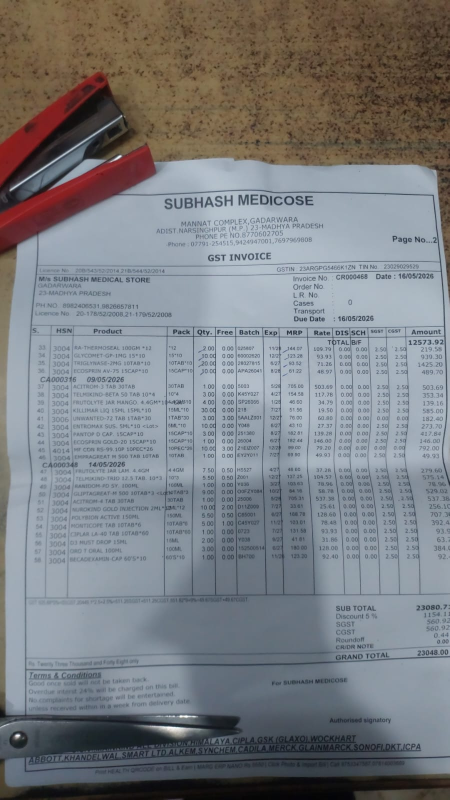
#> input picture backend/test-bill.png, 899 x 1599 px (shown at 1/2 size)
$ python -i ocr_service.py   (imports and definitions only)
#> lines starting #> are read from the running program, lines starting #| are printed output that depends on the picture
import io
import numpy as np
from PIL import Image, ImageFilter, ImageEnhance

# EasyOCR reader is expensive to init — create once at module level
_reader = None

def _get_reader():
    global _reader
    if _reader is None:
        import easyocr
        _reader = easyocr.Reader(["en"], gpu=False, verbose=False)
    return _reader


def _preprocess_image(image_bytes: bytes) -> np.ndarray:
    """
    Enhance invoice image for better OCR accuracy:
    1. Convert to grayscale
    2. Sharpen edges
    3. Boost contrast
    4. Resize to ~1800px wide (optimal for OCR)
    """
    img = Image.open(io.BytesIO(image_bytes)).convert("L")  # grayscale

    # Resize width to 1200px, keep aspect ratio (optimal balance of speed and accuracy on CPU)
    w, h = img.size
    target_width = 1200
    if w != target_width:
        ratio = target_width / w
        img   = img.resize((target_width, int(h * ratio)), Image.LANCZOS)

    # Contrast boost
    img = ImageEnhance.Contrast(img).enhance(2.0)

    # Sharpen
    img = img.filter(ImageFilter.SHARPEN)

    return np.array(img)


def extract_text_from_image(image_bytes: bytes) -> str:
    """Run EasyOCR on the image and return cleaned plain text."""
    arr    = _preprocess_image(image_bytes)
    reader = _get_reader()

    results = reader.readtext(arr, detail=0, paragraph=False)

    # Join lines, collapse excessive whitespace
    text = "\n".join(results)
    return text


def extract_text_with_boxes(image_bytes: bytes) -> list[dict]:
    """Return list of {text, bbox, confidence} for each detected block."""
    arr    = _preprocess_image(image_bytes)
    reader = _get_reader()

    results = reader.readtext(arr, detail=1, paragraph=False)
    return [
        {"text": r[1], "bbox": r[0], "confidence": round(r[2], 4)}
        for r in results
    ]

>>> import cv2
>>> picture = cv2.imread('../../backend/test-bill.png', cv2.IMREAD_GRAYSCALE)
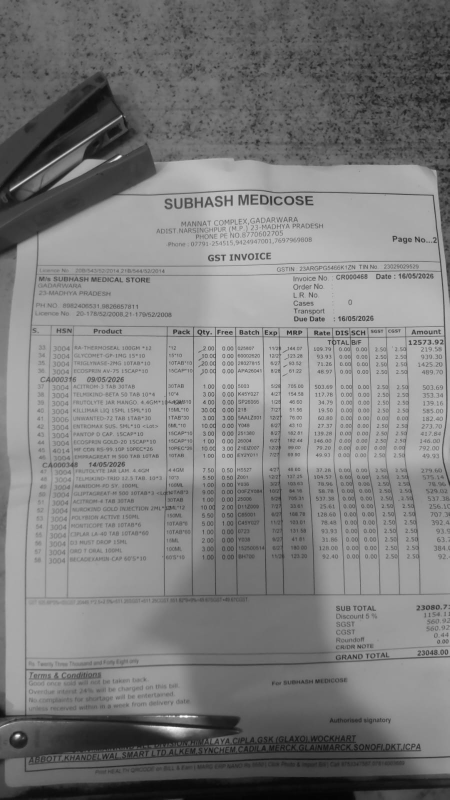
#> picture: shape (1599, 899) (shown at 1/2 size); min 4, max 255, mean 125.3
#> (the run stopped early here; a loop or call above may not have finished)
